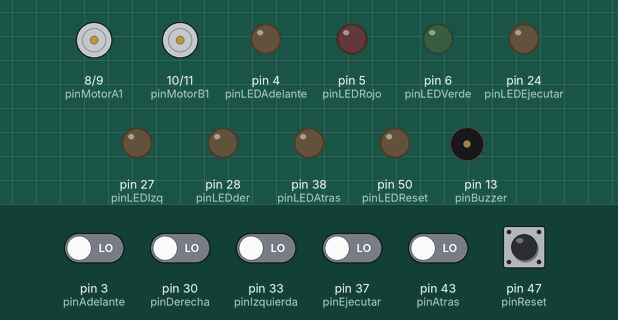
Bench run of a sketch on a simulated Arduino Mega 2560, built with avr-gcc and run on an emulated ATmega2560. Parts: motor-driver pin pairs drawn as motors (green arrow = first pin HIGH = forward, orange = second pin HIGH = backward, longer = more drive, scaled by the enable pin), output pins drawn as LEDs (lit = HIGH), buzzer (waves = sounding). Dashed ring = blinking. Inputs (shaded band) come from the test bench; at power-on: pin 3 (pinAdelante), pin 30 (pinDerecha), pin 33 (pinIzquierda), pin 37 (pinEjecutar), pin 43 (pinAtras), pin 47 (pinReset) LOW.

Above: at 7.7 s.
7.8 s: pin 3 (pinAdelante) driven HIGH
At 7.95 s:
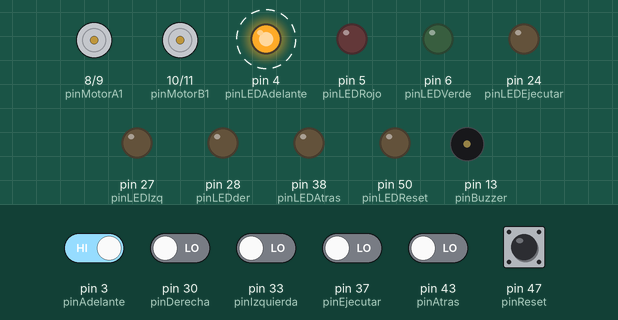
10.8 s: pin 3 (pinAdelante) driven LOW and pin 37 (pinEjecutar) driven HIGH
At 10.95 s:
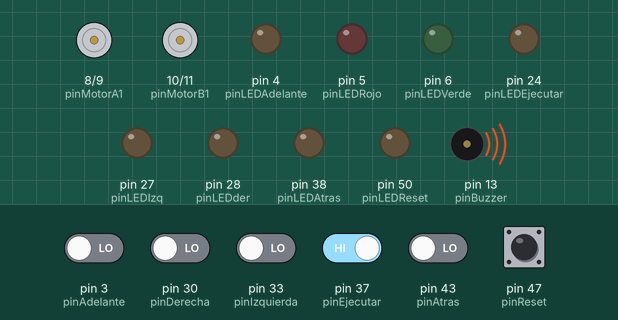
At 11.3 s:
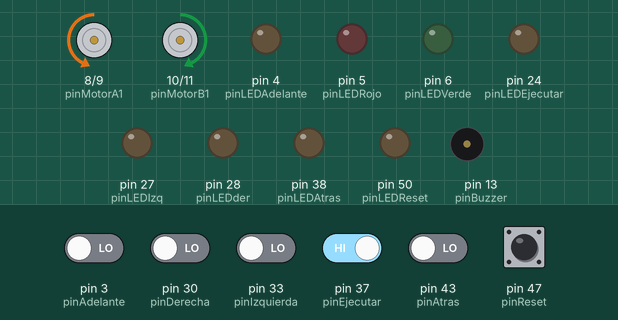
Timing chart, 0 to 19.8 s (numbered marks = the images above; inputs shaded):
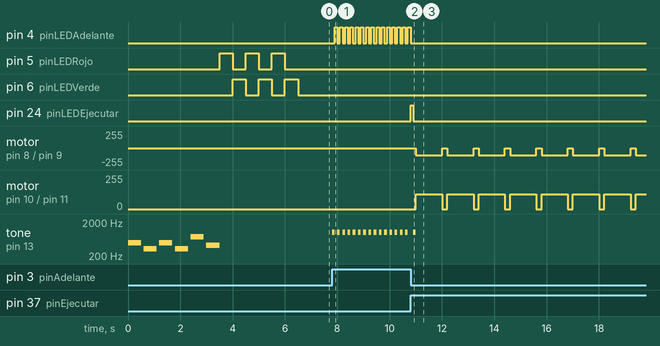

Measured:
- after the input at 7.8 s, pin 4 (pinLEDAdelante): alternates HIGH for 0.10 s and LOW for 0.10 s, starting after 0.10 s; tone on pin 13 (pinBuzzer): alternates 1000 Hz for 0.10 s and silent for 0.10 s, starting at once
- after the input at 10.8 s, pin 4 (pinLEDAdelante): goes on until 10.8 s, then stays LOW; pin 24 (pinLEDEjecutar): LOW → HIGH at once, → LOW 0.10 s later

The sketch:

prototipo_con_mega.ino
```cpp
// Definición de pines
const int pinMotorA1 = 8;
const int pinMotorA2 = 9;
const int pinMotorB1 = 10;
const int pinMotorB2 = 11;

const int ENA = 7;
const int ENB = 12;


const int pinAdelante = 3;
const int pinAtras = 43;
const int pinDerecha = 30;
const int pinIzquierda = 33 ;
const int pinEjecutar = 37;
const int pinReset = 47; // Pin para el botón de reset

const int pinLEDRojo = 5; // Pin para el LED rojo
const int pinLEDVerde = 6; // Pin para el LED verde

const int pinLEDIzq = 27; // Pin para el LED boton  izq
const int pinLEDder = 28; // Pin para el LED boton derecha
const int pinLEDAdelante = 4; // Pin para el LED boton arriba
const int pinLEDAtras = 38; // Pin para el LED boton abajo
const int pinLEDEjecutar = 24; // Pin para el LED boton ejecutar
const int pinLEDReset =50 ; // Pin para el LED boton reset

const int pinBuzzer = 13; // Pin para el Buzzer

int movimientos[20];  // Array para guardar hasta 20 movimientos
int contadorMovimientos = 0;  // Contador para los movimientos

// Definición de velocidad
const int speed =  110;


// Definición de notas
#define NOTE_B 494    // La nota B (si)
#define NOTE_E 330    // La nota E (mi)
#define NOTE_Fs 740   // La nota F# (fa sostenido)
#define NOTE_Gs 415   // La nota G# (sol sostenido)

// Duración de las notas
#define NOTE_DURATION 500 // 500ms

void setup() {
  // Inicializa los pines de los motores
  pinMode(pinMotorA1, OUTPUT);
  pinMode(pinMotorA2, OUTPUT);
  pinMode(pinMotorB1, OUTPUT);
  pinMode(pinMotorB2, OUTPUT);
  pinMode(ENA, OUTPUT);
  pinMode(ENB, OUTPUT);
  // Inicializa los pines de los motores
  digitalWrite(pinMotorA1, LOW);
  digitalWrite(pinMotorA2, LOW);
  digitalWrite(pinMotorB1, LOW);
  digitalWrite(pinMotorB2, LOW);
  analogWrite(ENA,0);
  analogWrite(ENB,0);

  // Inicializa los pines de los botones
  pinMode(pinAdelante, INPUT);
  attachInterrupt(digitalPinToInterrupt(pinAdelante), moverAdelante, FALLING);
  pinMode(pinAtras, INPUT);
  attachInterrupt(digitalPinToInterrupt(pinAtras), moverAtras, FALLING);
  pinMode(pinDerecha, INPUT);
  attachInterrupt(digitalPinToInterrupt(pinDerecha), girarDerecha, FALLING);
  pinMode(pinIzquierda, INPUT);
  attachInterrupt(digitalPinToInterrupt(pinIzquierda), girarIzquierda, FALLING);
  pinMode(pinEjecutar, INPUT);
  attachInterrupt(digitalPinToInterrupt(pinEjecutar), ejecutarMovimientos, FALLING);
  pinMode(pinReset, INPUT); // Configura el pin de reset
  attachInterrupt(digitalPinToInterrupt(pinReset), resetMovimientos, FALLING);

  // Inicializa los pines del LED y Buzzer
  pinMode(pinLEDRojo, OUTPUT);
  pinMode(pinLEDVerde, OUTPUT);
  pinMode(pinLEDIzq, OUTPUT);
  pinMode(pinLEDder, OUTPUT);
  pinMode(pinLEDAdelante, OUTPUT);
  pinMode(pinLEDAtras, OUTPUT);
  pinMode(pinLEDEjecutar, OUTPUT);
  pinMode(pinLEDReset, OUTPUT);
  pinMode(pinBuzzer, OUTPUT);

  // Reproducir la melodía una vez al inicio
  // "Day-O"
  tone(pinBuzzer, NOTE_B);
  delay(NOTE_DURATION);
  noTone(pinBuzzer);
  delay(100);

  tone(pinBuzzer, NOTE_E);
  delay(NOTE_DURATION);
  noTone(pinBuzzer);
  delay(100);

  // "Daylight come and me wanna go home"
  tone(pinBuzzer, NOTE_B);
  delay(NOTE_DURATION);
  noTone(pinBuzzer);
  delay(100);

  tone(pinBuzzer, NOTE_E);
  delay(NOTE_DURATION);
  noTone(pinBuzzer);
  delay(100);

  tone(pinBuzzer, NOTE_Fs);
  delay(NOTE_DURATION);
  noTone(pinBuzzer);
  delay(100);

  // Finalizar la melodía
  tone(pinBuzzer, NOTE_Gs);
  delay(NOTE_DURATION);
  noTone(pinBuzzer);

  //Parpadeo que ocurre al  iniciar
  //Indica que ya está listo el  robot para  recibir instrucciones
  // Repetir la secuencia 3 veces
  for (int i = 0; i < 3; i++) {
    // Encender el LED rojo
    digitalWrite(pinLEDRojo, HIGH);
    delay(500); // Mantiene el LED rojo encendido durante 500 ms
    digitalWrite(pinLEDRojo, LOW);

    // Encender el LED verde
    digitalWrite(pinLEDVerde, HIGH);
    delay(500); // Mantiene el LED verde encendido durante 500 ms
    digitalWrite(pinLEDVerde, LOW);
  }


  // Apagar los LEDs y el buzzer al inicio
  digitalWrite(pinLEDRojo, LOW);
  digitalWrite(pinLEDVerde, LOW);
  digitalWrite(pinLEDIzq, LOW);
  digitalWrite(pinLEDder, LOW);
  digitalWrite(pinLEDAdelante, LOW);
  digitalWrite(pinLEDAtras, LOW);
  digitalWrite(pinLEDEjecutar, LOW);
  digitalWrite(pinLEDReset, LOW);
  noTone(pinBuzzer);
}

void loop() {
  // Verificación de botones y registro de movimientos
  if (digitalRead(pinAdelante) == HIGH) {
    guardarMovimiento(1);  // 1 representa 'adelante'
    activarBuzzer();
    activarLEDAdelante();
  } else if (digitalRead(pinAtras) == HIGH) {
    guardarMovimiento(2);  // 2 representa 'atras'
    activarBuzzer();
    activarLEDAtras();
  } else if (digitalRead(pinDerecha) == HIGH) {
    guardarMovimiento(3);  // 3 representa 'derecha'
    activarBuzzer();
    activarLEDder();
  } else if (digitalRead(pinIzquierda) == HIGH) {
    guardarMovimiento(4);  // 4 representa 'izquierda'
    activarBuzzer();
    activarLEDizq();
  } else if (digitalRead(pinEjecutar) == HIGH) {
    activarLEDEjecutar();
    activarBuzzer();
    ejecutarMovimientos();
  } else if (digitalRead(pinReset) == HIGH) {
    activarBuzzer();
    activarLEDReset();
    resetMovimientos(); // Llama a la función de reset
  } else {
    // Apagar LED y buzzer si no se presionan botones
    digitalWrite(pinLEDRojo, LOW);
    digitalWrite(pinLEDVerde, LOW);
    digitalWrite(pinLEDIzq, LOW);
    digitalWrite(pinLEDder, LOW);
    digitalWrite(pinLEDAdelante, LOW);
    digitalWrite(pinLEDAtras, LOW);
    digitalWrite(pinLEDEjecutar, LOW);
    digitalWrite(pinLEDReset, LOW);
    noTone(pinBuzzer);
  }

}

void moverAdelante() {
  analogWrite(ENA, speed);
  analogWrite(ENB, speed);
  digitalWrite(pinMotorA1, LOW);
  digitalWrite(pinMotorA2, HIGH);
  digitalWrite(pinMotorB1, HIGH);
  digitalWrite(pinMotorB2, LOW);
  delay(1000);  // Tiempo de avance puede ser ajustado
  pararMotores();
  delay(200);
}

void moverAtras() {
  analogWrite(ENA, speed);
  analogWrite(ENB, speed);
  digitalWrite(pinMotorA1, HIGH);
  digitalWrite(pinMotorA2, LOW);
  digitalWrite(pinMotorB1, LOW);
  digitalWrite(pinMotorB2, HIGH);
  delay(1000);
  pararMotores();
  delay(200);
}

void girarDerecha() {
  analogWrite(ENA, speed);
  analogWrite(ENB, speed);
  digitalWrite(pinMotorA1, HIGH);
  digitalWrite(pinMotorA2, LOW);
  digitalWrite(pinMotorB1, LOW);
  digitalWrite(pinMotorB2, HIGH);
  delay(1000);
  pararMotores();
  delay(200);
}

void girarIzquierda() {
  analogWrite(ENA, speed);
  analogWrite(ENB, speed);
  digitalWrite(pinMotorA1, LOW);
  digitalWrite(pinMotorA2, HIGH);
  digitalWrite(pinMotorB1, HIGH);
  digitalWrite(pinMotorB2, LOW);
  delay(1000);
  pararMotores();
  delay(200);
}

void pararMotores() {
  analogWrite(ENA,0);
  analogWrite(ENB,0);
  digitalWrite(pinMotorA1, LOW);
  digitalWrite(pinMotorA2, LOW);
  digitalWrite(pinMotorB1, LOW);
  digitalWrite(pinMotorB2, LOW);
}

void guardarMovimiento(int movimiento) {
  if (contadorMovimientos < 20) {
    movimientos[contadorMovimientos] = movimiento;
    contadorMovimientos++;
  }
}

void ejecutarMovimientos() {
  analogWrite(ENA, speed);
  analogWrite(ENB, speed);
  for (int i = 0; i < contadorMovimientos; i++) {
    switch (movimientos[i]) {
      case 1: moverAdelante(); break;
      case 2: moverAtras(); break;
      case 3: girarDerecha(); break;
      case 4: girarIzquierda(); break;
    }
  }
}

void resetMovimientos() {
  contadorMovimientos = 0; // Reinicia el contador
  for (int i = 0; i < 20; i++) {
    movimientos[i] = 0; // Opcional: reinicia el array
  }
  Serial.println("Movimientos reiniciados.");
}

void activarLEDrojo() {
  digitalWrite(pinLEDRojo, HIGH);
  delay(100);
  digitalWrite(pinLEDRojo, LOW);
}

void activarLEDverde() {
  digitalWrite(pinLEDVerde, HIGH);
  delay(100);
  digitalWrite(pinLEDVerde, LOW);
}
void activarLEDizq() {
  digitalWrite(pinLEDIzq, HIGH);
  delay(100);
  digitalWrite(pinLEDIzq, LOW);
}

void activarLEDder() {
  digitalWrite(pinLEDder, HIGH);
  delay(100);
  digitalWrite(pinLEDder, LOW);
}

void activarLEDAdelante() {
  digitalWrite(pinLEDAdelante, HIGH);
  delay(100);
  digitalWrite(pinLEDAdelante, LOW);
}

void activarLEDAtras() {
  digitalWrite(pinLEDAtras, HIGH);
  delay(100);
  digitalWrite(pinLEDAtras, LOW);
}

void activarLEDEjecutar() {
  digitalWrite(pinLEDEjecutar, HIGH);
  delay(100);
  digitalWrite(pinLEDEjecutar, LOW);
}

void activarLEDReset() {
  digitalWrite(pinLEDReset, HIGH);
  delay(100);
  digitalWrite(pinLEDReset, LOW);
}

void activarBuzzer() {
  tone(pinBuzzer, 1000); // Tono de 1000 Hz
  delay(100);
  noTone(pinBuzzer);
}
```
